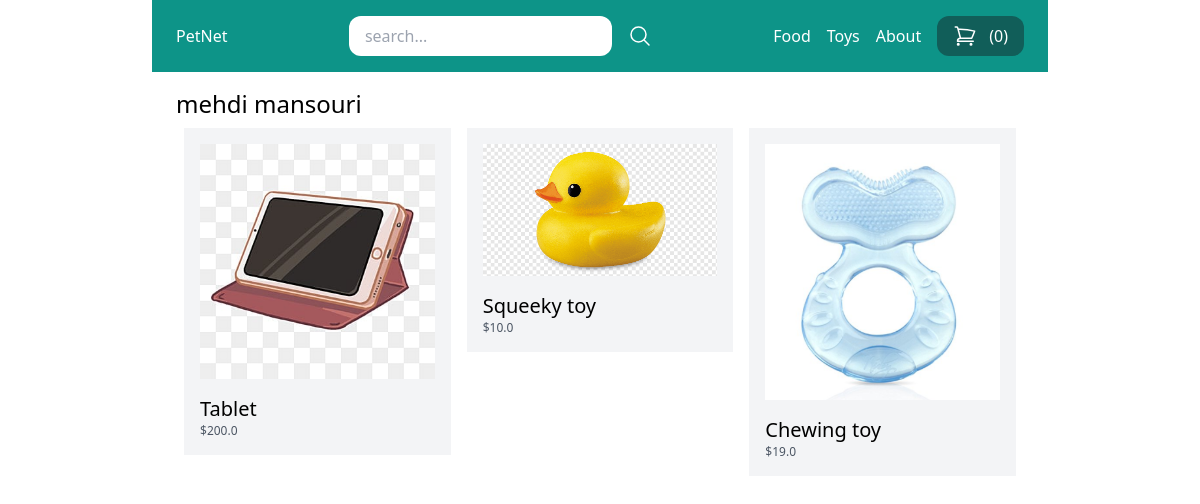
/vendors/1/, run on the app's committed database.
### store/models.py (models this page shows, shortened)
class Category(models.Model):
    title = models.CharField(max_length=50)
    slug = models.SlugField(max_length=50)
    class Meta:
         verbose_name_plural = 'Categories'

class Product(models.Model):
     DRAFT = 'draft'
     WAITING_APPROVAL = 'watingapproval'
     ACTIVE = 'active'
     DELETED = 'deleted'
     STATUS_CHOICE = (
          (DRAFT , 'Draft'),
          (WAITING_APPROVAL , 'Waiting approval'),
          (ACTIVE , 'Active'),
          (DELETED , 'Deleted'),
     )
     user = models.ForeignKey(User,related_name='products',on_delete=models.CASCADE)
     category = models.ForeignKey(Category,related_name='products',on_delete=models.CASCADE)
     title = models.CharField(max_length=50)
     slug = models.SlugField(max_length=50)
     description = models.TextField(blank=True)
     price = models.IntegerField()
     image = models.ImageField(upload_to='uploads/product_images/',blank=True,null=True)
     thumbnail =models.ImageField(upload_to='uploads/product_images/thumbnail/',blank=True,null=True)
     created_at = models.DateTimeField(auto_now_add=True)
     updated_at = models.DateTimeField(auto_now_add=True)
     status = models.CharField(max_length=50,choices=STATUS_CHOICE,default=ACTIVE)
     class Meta:
          ordering = ('-created_at',)
     def get_display_price(self):
          return self.price /100

### userprofile/views.py (the view)
# urls.py: path('vendors/<int:pk>/',vendor_detail,name='vendor_detail'),
def vendor_detail(request,pk):
    user = User.objects.get(pk=pk)
    products = user.products.filter(status=Product.ACTIVE)
    context= {'user':user,
              'products':products}
    return render(request,'userprofile/vendor_detail.html',context=context)

### store/cart.py (called while the page is built)
    def __len__(self):
        return sum (item['quantity'] for item in self.cart.values() )

### store/context_processor.py (called while the page is built)
def cart(request):
    return {'cart':Cart(request)}

### store/templatetags/menu.py (called while the page is built)
@register.inclusion_tag('core/menu.html')
def menu():
    categories = Category.objects.all()
    data = {'categories':categories}
    return data

### userprofile/templates/userprofile/vendor_detail.html (shortened to what this page needs)
{% extends 'core/base.html' %}
{% block content %}
<h1 class="text-2xl">
    {% firstof user.get_full_name user.username %}
</h1>
<div class="flex flex-wrap">
    {% for product in products %}
    <div class="product w-1/3 p-2">
        <div class="p-4 bg-gray-100">
            <a href="{% url 'product_detail' product.category.slug  product.slug  %}">
                {% if product.image %}
                    <div class="image mb-4">
                       <img src="{{ product.image.url }}" alt="Image of {{ product.title }}">
                    </div>
                {% endif %}
                <h2 class="text-xl">{{ product.title }}</h2>
                <p class="text-xs text-gray-600">${{ product.get_display_price }}</p>
            </a>
        </div>
    </div>
    {% endfor %}
</div>
{% endblock %}

### core/templates/core/menu.html
{% for category in categories  %}
    <a class="text-white" href="{% url 'category_detail' category.slug %}">
        {{category.title}}
    </a>
{% endfor %}
<a class="text-white" href="{% url 'about' %}">About</a>

### data on the page
Category: title "Food"
Category: title "Toys"
Product: image (picture), title "Tablet", get_display_price "200.0"
Product: image (picture), title "Squeeky toy", get_display_price "10.0"
Product: image (picture), title "Chewing toy", get_display_price "19.0"

### other printed values
{{ cart | length }} "0"
